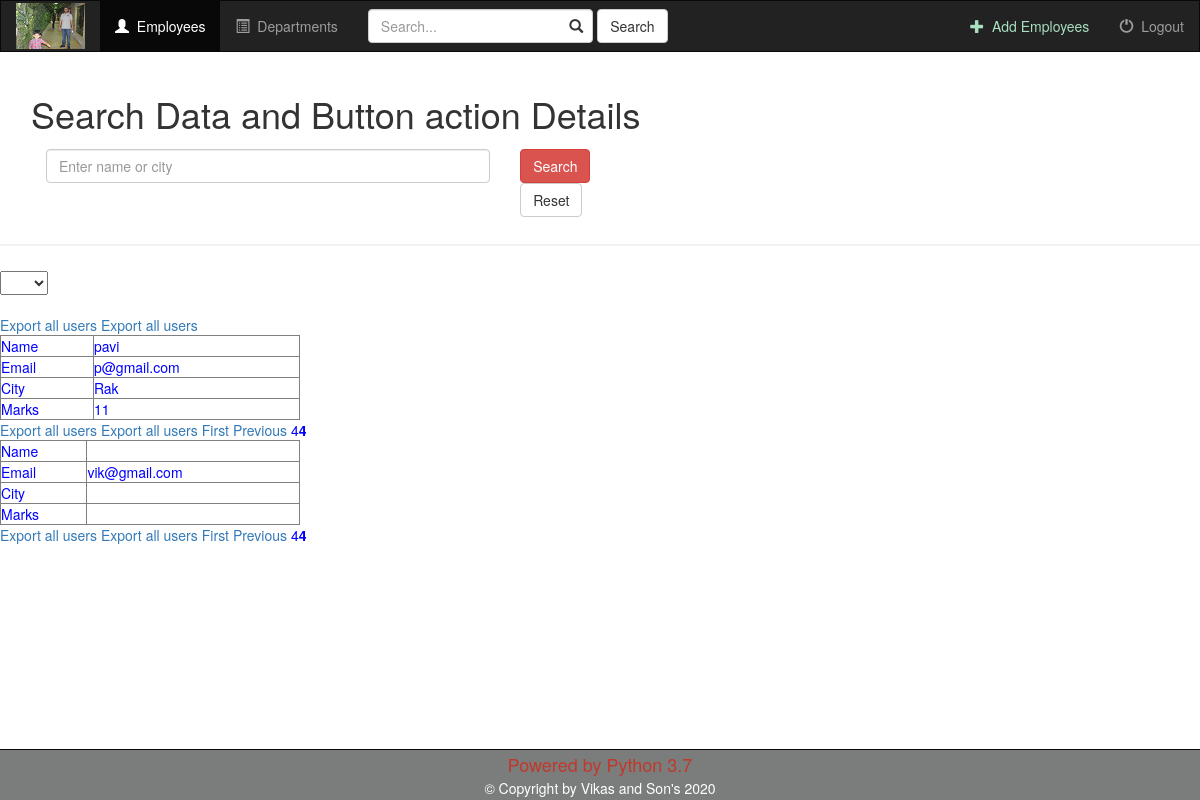
The app's page /music/search/?page=4 with its own data.
### music/models.py (models this page shows, shortened)
class Student(models.Model):
    name = models.CharField(max_length=250)
    email = models.CharField(max_length=500)
    city = models.CharField(max_length=500)
    marks = models.CharField(max_length=500)

### music/views.py (the view)
# urls.py: path('search/', views.search, name='search'),
def search(request):
    results = Student.objects.all()
    paginator = Paginator(results, 3)
    page = request.GET.get('page')
    results = paginator.get_page(page)
    context = {'sr': results}
    return render(request, 'music/search.html', context)

### music/templates/music/search.html (shortened to what this page needs)
{% extends 'music/base.html' %}
{% load static %}
{% block body %}
<div class="container">
    <h1> Search Data and Button action Details</h1>
    <form method="post" action="{% url 'music:search' %}">
        <div class="form-group">
            <div class="col-lg-5">
                <input type="text" name="search" class="form-control" placeholder="Enter name or city">
            </div>
            <label class="col-lg-2">
                <button type="submit" class="btn btn-danger" value="1" name="searchbtn">Search</button>
                <button type="submit" class="btn btn-default" value="2" name="resetbtn">Reset</button>
            </label>
        </div>
    </form><br>
</div>
<div>
    <hr>
    <select name="employeeid" id="employeeid" width="150px">
        <option disabled="true" selected="--Select Employeee Name--"></option>
         {% for result in sr %}
        <option value="{{ result.id}}">{{result.name}}</option>
        {% endfor %}
    </select>
</div>
<br>
<div style="color: blue">
    {% if sr %}
    <a href="{% url 'music:exportdata' %}">Export all users</a>
    <a href="{% url 'music:generate_PDF' %}">Export all users</a>
        {% for k in sr %}
          <table border="1px" width="300px">
              <tr>
                  <td>Name</td>
                  <td>{{ k.name }}</td>
              </tr>
              <tr>
                  <td>Email</td>
                  <td>{{ k.email }}</td>
              </tr>
              <tr>
                  <td>City</td>
                  <td>{{ k.city }}</td>
              </tr>
              <tr>
                  <td>Marks</td>
                  <td>{{ k.marks }}</td>
              </tr>
          </table>
    <a href="{% url 'music:exportdata' %}">Export all users</a>
    <a href="{% url 'music:generate_PDF' %}">Export all users</a>
    {% if sr.has_previous %}
        <a href="?page=1">First</a>
        <a href="?page={{ sr.previous_page_number }}">Previous</a>
    {% endif %}
    {{ sr.number }}<b>{{ sr.paginator.num_pages }}</b>
        {% endfor %}
    {% endif %}
</div>
{%  endblock %}

### music/static/music/style.css (style rules this page uses)
button { margin-right: 20px; }
.container { padding: 2px 16px; }
hr { border: 1px solid #f1f1f1; margin-bottom: 25px; }

### records on screen
Student: name "pavi", email "p@gmail.com", city "Rak", marks "11", number "4", paginator.num_pages "4"
Student: email "vik@gmail.com", number "4", paginator.num_pages "4"
